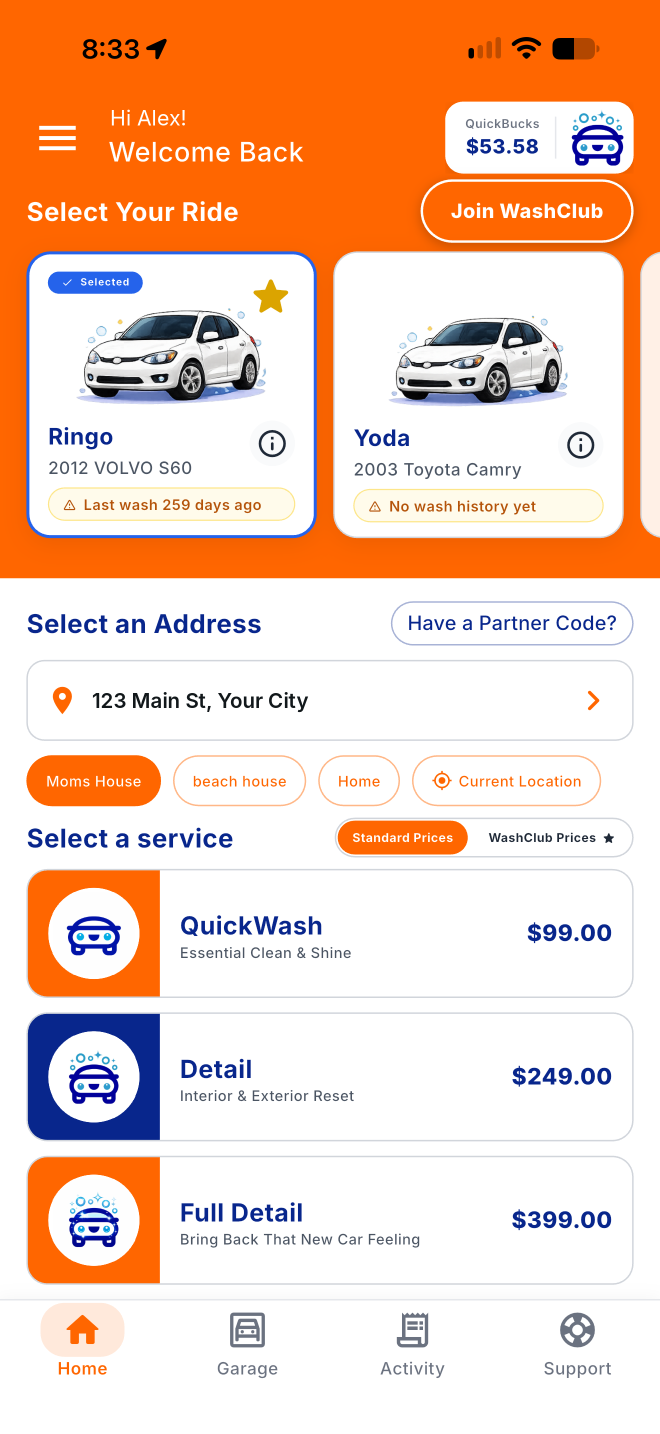
#> input picture reel-apptech/assets/app/screen-home-clean.png, 1320 x 2868 px (shown at 1/2 size)
$ python clean_home.py ../assets/app/screen-home-clean.png ../assets/app/screen-home-clean.png
#> lines starting #> are read from the running program, lines starting #| are printed output that depends on the picture; after the words box and inside, x2 and y2 are one past the last pixel; in counts of white or black regions, pixels touching at a corner belong together
"""Privacy patch for the client's home screenshot: replace the greeting name and the street address.
Usage: python3 -I tools/clean_home.py assets/app/screen-home.png assets/app/screen-home-clean.png
For each text line: find its ink bbox, fit Inter (weight + size) to the original line by rendering the original string and
minimising the pixel error, paint the bbox over with the flat background colour, then set the replacement string with the
fitted font at the same left edge and baseline, in the measured ink colour."""
import sys
import numpy as np
from PIL import Image, ImageDraw, ImageFont

SRC, DST = sys.argv[1], sys.argv[2]
FONTS = {w: f"/usr/share/fonts/opentype/inter/Inter-{w}.otf" for w in ["Light", "Regular", "Medium", "SemiBold", "Bold"]}
im = Image.open(SRC).convert("RGB")
#> im is the input picture: PIL image 1320x2868 RGB; mean R, G, B 241.3, 206.5, 186
a = np.asarray(im).astype(int)

# (region to search, original text, replacement, background rgb)
JOBS = [
    ((200, 200, 560, 275), "Hi AJ Oteyza!", "Hi Alex!", (255, 102, 0)),
    ((170, 1370, 1060, 1430), "45 Brookwood St, East Orange, NJ 07018", "123 Main St, Your City", (255, 255, 255)),
]

def ink_mask(reg, bg):
    return np.abs(reg - np.array(bg)).sum(axis=2) > 60

def render(text, font, size, bg, fg):
    img = Image.new("RGB", size, bg); ImageDraw.Draw(img).text((0, 0), text, font=font, fill=fg)
    return img

for (x0, y0, x1, y1), old, new, bg in JOBS:
    reg = a[y0:y1, x0:x1]
    m = ink_mask(reg, bg)
    ys, xs = np.where(m)
    bx0, by0, bx1, by1 = x0 + xs.min(), y0 + ys.min(), x0 + xs.max() + 1, y0 + ys.max() + 1
    # ink colour: the pixel furthest from the background
    d = np.abs(reg - np.array(bg)).sum(axis=2)
    fy, fx = np.unravel_index(d.argmax(), d.shape)
    fg = tuple(int(v) for v in reg[fy, fx])
    W, H = bx1 - bx0, by1 - by0
    orig = a[by0:by1, bx0:bx1]
    best = None
    for w, path in FONTS.items():
        for s10 in range(300, 700, 2):
            s = s10 / 10
            f = ImageFont.truetype(path, s)
            l, t, r, b = f.getbbox(old)
            if abs((r - l) - W) > 6: continue
            img = Image.new("RGB", (W + 40, H + 40), bg)
            ImageDraw.Draw(img).text((-l, -t), old, font=f, fill=fg)
            cand = np.asarray(img).astype(int)[:H, :W]
            err = np.abs(cand - orig).mean()
            if best is None or err < best[0]: best = (err, w, s, l, t)
#> (the run stopped early here; a loop or call above may not have finished)

$ run again, with reel-apptech/assets/app/screen-booktime.png copied over reel-apptech/assets/app/screen-home-clean.png
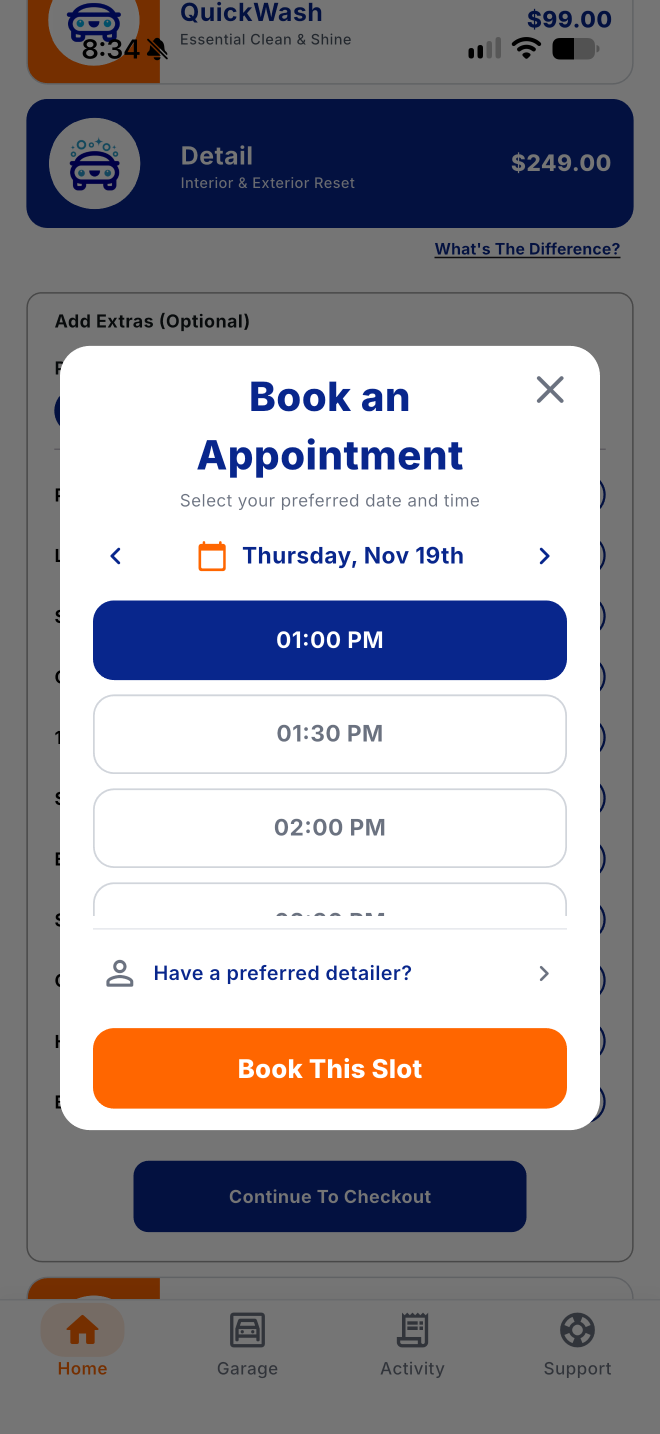
#> input picture reel-apptech/assets/app/screen-booktime.png, 1320 x 2868 px (shown at 1/2 size)
#> im is the input picture: PIL image 1320x2868 RGB; mean R, G, B 152.8, 149.2, 154.9
#> the loop `for (x0, y0, x1, y1), old, new, bg in JOBS:` made 2 passes
#> (bx0, by0, bx1, by1, fy, fx, fg, W) on passes 1 to 2: (200, 200, 560, 275, 0, 0, (3, 17, 64), 360), (186, 1389, 1060, 1430, 19, 54, (209, 213, 219), 874)
#> (printed output is left out)
#> pass 1, `d = np.abs(reg - np.array(bg)).sum(axis=2)`:
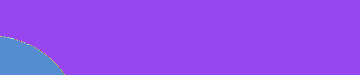
#> d: shape (75, 360) int64; 28 distinct labels, from 264 to 401; one colour per label, 0 black
#> after the loop `for (x0, y0, x1, y1), old, new, bg in JOBS:`:
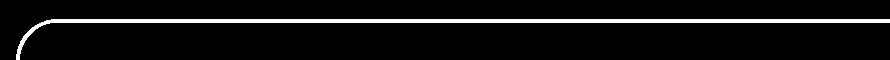
#> m: shape (60, 890) bool; 6.7% white; 1 white region, box (x1, y1, x2, y2) and area: (16, 19, 890, 60) 3576

$ run again, with reel-apptech/assets/app/screen-garage.png copied over reel-apptech/assets/app/screen-home-clean.png
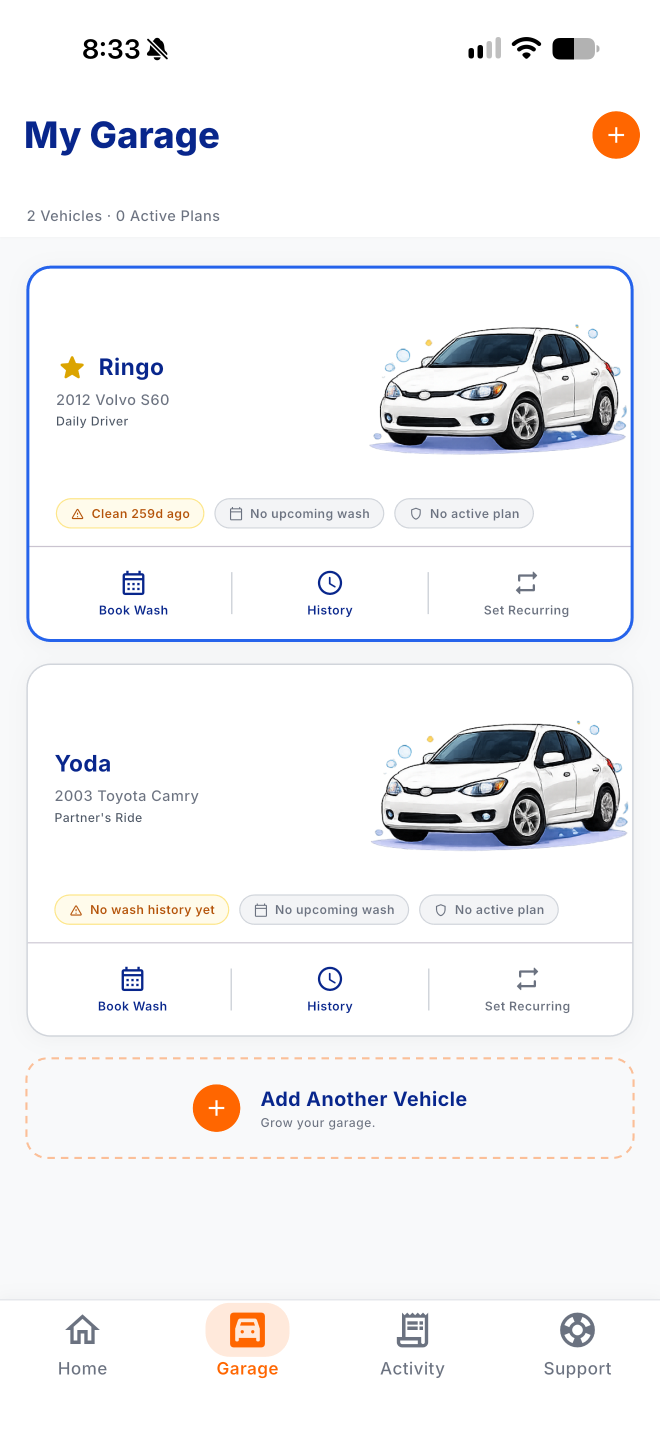
#> input picture reel-apptech/assets/app/screen-garage.png, 1320 x 2868 px (shown at 1/2 size)
#> im is the input picture: PIL image 1320x2868 RGB; mean R, G, B 242.2, 242.4, 243.9
